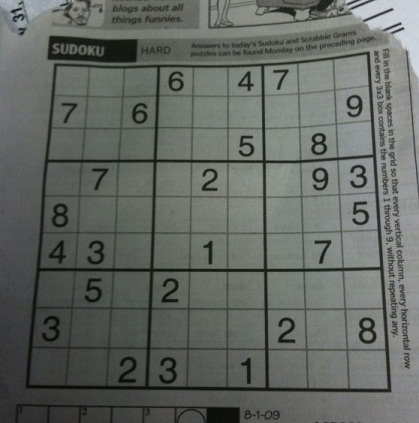
#> input picture sudoku-original.jpg, 419 x 423 px
$ python -i Digits_extractor.py   (imports and definitions only)   (older library calls are emulated)
#> lines starting #> are read from the running program, lines starting #| are printed output that depends on the picture; after the words box and inside, x2 and y2 are one past the last pixel; in counts of white or black regions, pixels touching at a corner belong together
import cv2
import operator
import numpy as np
from pytesseract import image_to_string


def _pre_process_image(img, skip_dilate=False):
    """Uses a blurring function, adaptive thresholding and dilation to expose the main features of an image."""

    # Gaussian blur with a kernal size (height, width) of 9.
    # Note that kernal sizes must be positive and odd and the kernel must be square.
    proc = cv2.GaussianBlur(img.copy(), (9, 9), 0)

    # Adaptive threshold using 11 nearest neighbour pixels
    proc = cv2.adaptiveThreshold(proc, 255, cv2.ADAPTIVE_THRESH_GAUSSIAN_C, cv2.THRESH_BINARY, 11, 2)

    # Invert colours, so gridlines have non-zero pixel values.
    # Necessary to dilate the image, otherwise will look like erosion instead.
    proc = cv2.bitwise_not(proc, proc)

    if not skip_dilate:
        # Dilate the image to increase the size of the grid lines.
        kernel = np.array([[0., 1., 0.], [1., 1., 1.], [0., 1., 0.]], np.uint8)
        proc = cv2.dilate(proc, kernel)

    return proc


def _find_corners_of_largest_polygon(img):
    """Finds the 4 extreme corners of the largest contour in the image."""
    _, contours, h = cv2.findContours(img.copy(), cv2.RETR_EXTERNAL, cv2.CHAIN_APPROX_SIMPLE)  # Find contours
    contours = sorted(contours, key=cv2.contourArea, reverse=True)  # Sort by area, descending
    polygon = contours[0]  # Largest image

    # Use of `operator.itemgetter` with `max` and `min` allows us to get the index of the point
    # Each point is an array of 1 coordinate, hence the [0] getter, then [0] or [1] used to get x and y respectively.

    # Bottom-right point has the largest (x + y) value
    # Top-left has point smallest (x + y) value
    # Bottom-left point has smallest (x - y) value
    # Top-right point has largest (x - y) value
    bottom_right, _ = max(enumerate([pt[0][0] + pt[0][1] for pt in polygon]), key=operator.itemgetter(1))
    top_left, _ = min(enumerate([pt[0][0] + pt[0][1] for pt in polygon]), key=operator.itemgetter(1))
    bottom_left, _ = min(enumerate([pt[0][0] - pt[0][1] for pt in polygon]), key=operator.itemgetter(1))
    top_right, _ = max(enumerate([pt[0][0] - pt[0][1] for pt in polygon]), key=operator.itemgetter(1))

    # Return an array of all 4 points using the indices
    # Each point is in its own array of one coordinate
    return [polygon[top_left][0], polygon[top_right][0], polygon[bottom_right][0], polygon[bottom_left][0]]


def _distance_between(p1, p2):
    """Returns the scalar distance between two points"""
    a = p2[0] - p1[0]
    b = p2[1] - p1[1]
    return np.sqrt((a ** 2) + (b ** 2))


def _crop_and_warp(img, crop_rect):
    """Crops and warps a rectangular section from an image into a square of similar size."""

    # Rectangle described by top left, top right, bottom right and bottom left points
    top_left, top_right, bottom_right, bottom_left = crop_rect[0], crop_rect[1], crop_rect[2], crop_rect[3]

    # Explicitly set the data type to float32 or `getPerspectiveTransform` will throw an error
    src = np.array([top_left, top_right, bottom_right, bottom_left], dtype='float32')

    # Get the longest side in the rectangle
    side = max([
        _distance_between(bottom_right, top_right),
        _distance_between(top_left, bottom_left),
        _distance_between(bottom_right, bottom_left),
        _distance_between(top_left, top_right)
    ])

    # Describe a square with side of the calculated length, this is the new perspective we want to warp to
    dst = np.array([[0, 0], [side - 1, 0], [side - 1, side - 1], [0, side - 1]], dtype='float32')

    # Gets the transformation matrix for skewing the image to fit a square by comparing the 4 before and after points
    m = cv2.getPerspectiveTransform(src, dst)

    # Performs the transformation on the original image
    return cv2.warpPerspective(img, m, (int(side), int(side)))


def _infer_grid(img):
    """Infers 81 cell grid from a square image."""
    squares = []
    side = img.shape[:1]
    side = side[0] / 9

    # Note that we swap j and i here so the rectangles are stored in the list reading left-right instead of top-down.
    for j in range(9):
        for i in range(9):
            p1 = (i * side, j * side)  # Top left corner of a bounding box
            p2 = ((i + 1) * side, (j + 1) * side)  # Bottom right corner of bounding box
            squares.append((p1, p2))
    return squares


def _cut_from_rect(img, rect):
    """Cuts a rectangle from an image using the top left and bottom right points."""
    return img[int(rect[0][1]):int(rect[1][1]), int(rect[0][0]):int(rect[1][0])]


def _scale_and_centre(img, size, margin=0, background=0):
    """Scales and centres an image onto a new background square."""
    h, w = img.shape[:2]

    def centre_pad(length):
        """Handles centering for a given length that may be odd or even."""
        if length % 2 == 0:
            side1 = int((size - length) / 2)
            side2 = side1
        else:
            side1 = int((size - length) / 2)
            side2 = side1 + 1
        return side1, side2

    def scale(r, x):
        return int(r * x)

    if h > w:
        t_pad = int(margin / 2)
        b_pad = t_pad
        ratio = (size - margin) / h
        w, h = scale(ratio, w), scale(ratio, h)
        l_pad, r_pad = centre_pad(w)
    else:
        l_pad = int(margin / 2)
        r_pad = l_pad
        ratio = (size - margin) / w
        w, h = scale(ratio, w), scale(ratio, h)
        t_pad, b_pad = centre_pad(h)

    img = cv2.resize(img, (w, h))
    img = cv2.copyMakeBorder(img, t_pad, b_pad, l_pad, r_pad, cv2.BORDER_CONSTANT, None, background)
    return cv2.resize(img, (size, size))


def _find_largest_feature(inp_img, scan_tl=None, scan_br=None):
    """
    Uses the fact the `floodFill` function returns a bounding box of the area it filled to find the biggest
    connected pixel structure in the image. Fills this structure in white, reducing the rest to black.
    """
    img = inp_img.copy()  # Copy the image, leaving the original untouched
    height, width = img.shape[:2]

    max_area = 0
    seed_point = (None, None)

    if scan_tl is None:
        scan_tl = [0, 0]

    if scan_br is None:
        scan_br = [width, height]

    # Loop through the image
    for x in range(scan_tl[0], scan_br[0]):
        for y in range(scan_tl[1], scan_br[1]):
            # Only operate on light or white squares
            if img.item(y, x) == 255 and x < width and y < height:  # Note that .item() appears to take input as y, x
                area = cv2.floodFill(img, None, (x, y), 64)
                if area[0] > max_area:  # Gets the maximum bound area which should be the grid
                    max_area = area[0]
                    seed_point = (x, y)

    # Colour everything grey (compensates for features outside of our middle scanning range
    for x in range(width):
        for y in range(height):
            if img.item(y, x) == 255 and x < width and y < height:
                cv2.floodFill(img, None, (x, y), 64)

    mask = np.zeros((height + 2, width + 2), np.uint8)  # Mask that is 2 pixels bigger than the image

    # Highlight the main feature
    if all([p is not None for p in seed_point]):
        cv2.floodFill(img, mask, seed_point, 255)

    top, bottom, left, right = height, 0, width, 0

    for x in range(width):
        for y in range(height):
            if img.item(y, x) == 64:  # Hide anything that isn't the main feature
                cv2.floodFill(img, mask, (x, y), 0)

            # Find the bounding parameters
            if img.item(y, x) == 255:
                top = y if y < top else top
                bottom = y if y > bottom else bottom
                left = x if x < left else left
                right = x if x > right else right

    bbox = [[left, top], [right, bottom]]
    return img, np.array(bbox, dtype='float32'), seed_point


def _extract_digit(img, rect, size):
    """Extracts a digit (if one exists) from a Sudoku square."""

    digit = _cut_from_rect(img, rect)  # Get the digit box from the whole square

    # Use fill feature finding to get the largest feature in middle of the box
    # Margin used to define an area in the middle we would expect to find a pixel belonging to the digit
    h, w = digit.shape[:2]
    margin = int(np.mean([h, w]) / 2.5)
    _, bbox, seed = _find_largest_feature(digit, [margin, margin], [w - margin, h - margin])
    digit = _cut_from_rect(digit, bbox)

    # Scale and pad the digit so that it fits a square of the digit size we're using for machine learning
    w = bbox[1][0] - bbox[0][0]
    h = bbox[1][1] - bbox[0][1]

    # Ignore any small bounding boxes
    if w > 0 and h > 0 and (w * h) > 100 and len(digit) > 0:
        return _scale_and_centre(digit, size, 4)
    else:
        return np.zeros((size, size), np.uint8)


def _get_digits(img, squares, size):
    """Extracts digits from their cells and builds an array"""
    digits = []
    img = _pre_process_image(img.copy(), skip_dilate=True)
    for square in squares:
        digits.append(_extract_digit(img, square, size))
    return digits


def parse_grid(path):
    """
    Grid parser that convert an image of a sudoku board to a list a images of the digits on the board

    Args:
        path (`str`): The path to the file

    Returns:
        `list`: The list of the digits as matrices representing the image of them.
    """
#> called with path = '../sudoku-original.jpg'
    original = cv2.imread(path, cv2.IMREAD_GRAYSCALE)
#> original: shape (423, 419); min 5, max 218, mean 101.9
    if original is None:
        raise Exception("No file named %s"%path)

    processed = _pre_process_image(original)
#> in _pre_process_image, `proc = cv2.adaptiveThreshold(proc, 255, cv2.ADAPTIVE_THRESH_GAUSSIAN_C..`:
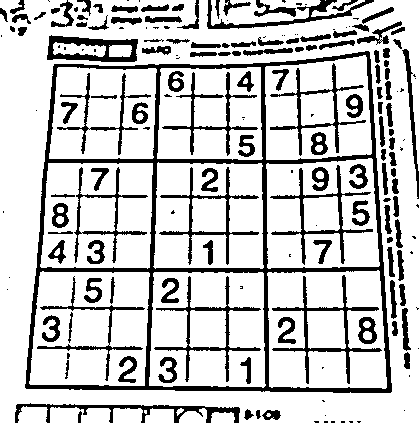
#> proc: shape (423, 419); 78.7% white; 189 black regions (65 under 20 px), largest, box (x1, y1, x2, y2) and area: (25, 51, 392, 393) 10968, (272, 275, 382, 384) 1391, (154, 276, 261, 382) 1255
#> in _pre_process_image, `proc = cv2.dilate(proc, kernel)`:
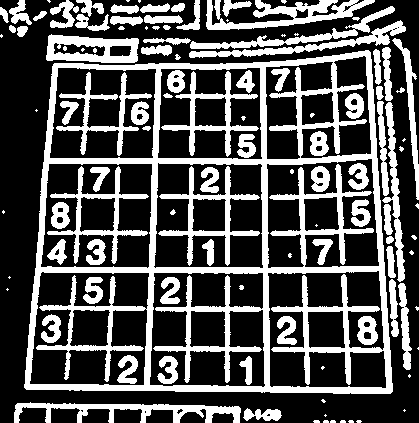
#> proc: shape (423, 419); 32.8% white; 114 white regions (39 under 20 px)

    corners = _find_corners_of_largest_polygon(processed)
#> in _find_corners_of_largest_polygon, `_, contours, h = cv2.findContours(img.copy(), cv2.RETR_EXTERNAL, cv2.C..`: contours = 71 contours, 35 with area under 20; largest, box (x1, y1, x2, y2) and area: (24, 50, 393, 394) 113088, (46, 34, 139, 63) 2106, (206, 0, 375, 30) 1880, (14, 402, 241, 423) 1633, (189, 20, 406, 58) 1274; h = 71 rows, first 6: [1, -1, -1, -1], [2, 0, -1, -1], [3, 1, -1, -1], [4, 2, -1, -1], [5, 3, -1, -1], [6, 4, -1, -1]
#> in _find_corners_of_largest_polygon, `polygon = contours[0]`: polygon = contour of 190 points, box (x1, y1, x2, y2) (24, 50, 393, 394), area 113088
#> in _find_corners_of_largest_polygon, `bottom_right, _ = max(enumerate([pt[0][0] + pt[0][1] for pt in polygon..`: bottom_right = 142
#> in _find_corners_of_largest_polygon, `top_left, _ = min(enumerate([pt[0][0] + pt[0][1] for pt in polygon]), ..`: top_left = 46
#> in _find_corners_of_largest_polygon, `bottom_left, _ = min(enumerate([pt[0][0] - pt[0][1] for pt in polygon]..`: bottom_left = 115
#> in _find_corners_of_largest_polygon, `top_right, _ = max(enumerate([pt[0][0] - pt[0][1] for pt in polygon]),..`: top_right = 188
#> corners = [[54, 63], [370, 52], [390, 393], [24, 387]]
    cropped = _crop_and_warp(original, corners)
#> in _crop_and_warp, `top_left, top_right, bottom_right, bottom_left = crop_rect[0], crop_re..`: top_left = [54, 63]; top_right = [370, 52]; bottom_right = [390, 393]; bottom_left = [24, 387]
#> in _crop_and_warp, `src = np.array([top_left, top_right, bottom_right, bottom_left], dtype..`: src = [[54, 63], [370, 52], [390, 393], [24, 387]]
#> in _distance_between, `a = p2[0] - p1[0]`: a = -20
#> in _distance_between, `b = p2[1] - p1[1]`: b = -341
#> in _crop_and_warp, `side = max([ _distance_between(bottom_right, top_right), _distance_bet..`: side = 366
#> in _crop_and_warp, `dst = np.array([[0, 0], [side - 1, 0], [side - 1, side - 1], [0, side ..`: dst = [[0, 0], [365, 0], [365, 365], [0, 365]]
#> in _crop_and_warp, `m = cv2.getPerspectiveTransform(src, dst)`: m = [[1.27, 0.117, -75.88], [0.0474, 1.36, -88.27], [0.000182, 0.000515, 1]]
#> in _crop_and_warp, `return cv2.warpPerspective(img, m, (int(side), int(side)))`:
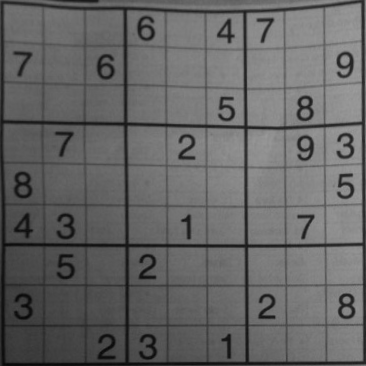
#> returned value: shape (366, 366); min 6, max 156, mean 101.1
    squares = _infer_grid(cropped)
#> squares = 81 items
    digits = _get_digits(cropped, squares, 28)
#> call 2 of _pre_process_image, with skip_dilate = True
#> in _pre_process_image (call 2), `proc = cv2.GaussianBlur(img.copy(), (9, 9), 0)`:
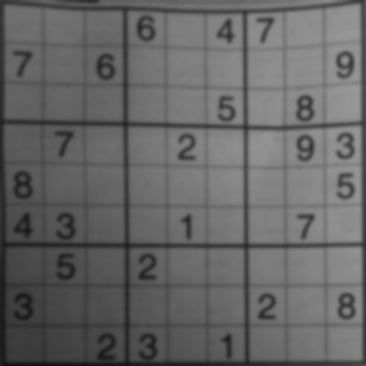
#> proc: shape (366, 366); min 16, max 152, mean 101
#> in _pre_process_image (call 2), `proc = cv2.adaptiveThreshold(proc, 255, cv2.ADAPTIVE_THRESH_GAUSSIAN_C..`:
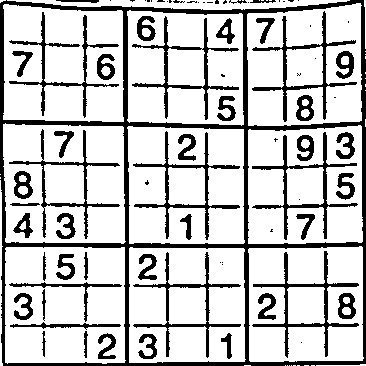
#> proc: shape (366, 366); 78.1% white; 80 black regions (33 under 20 px), largest, box (x1, y1, x2, y2) and area: (0, 0, 366, 366) 11509, (252, 251, 359, 358) 1341, (252, 11, 357, 122) 1339
#> the loop in _get_digits, `for square in squares:` made 81 passes
#> square on passes 1, 2, 3, 5, 8, 9, 11, 13: ((0, 0), (40.67, 40.67)), ((40.67, 0), (81.33, 40.67)), ((81.33, 0), (122, 40.67)), ((162.7, 0), (203.3, 40.67)), ((284.7, 0), (325.3, 40.67)), ((325.3, 0), (366, 40.67)), ((40.67, 40.67), (81.33, 81.33)), ((122, 40.67), (162.7, 81.33))
#> square on passes 38 to 43: ((40.67, 162.7), (81.33, 203.3)), ((81.33, 162.7), (122, 203.3)), ((122, 162.7), (162.7, 203.3)), ((162.7, 162.7), (203.3, 203.3)), ((203.3, 162.7), (244, 203.3)), ((244, 162.7), (284.7, 203.3))
#> pass 1, in _extract_digit, `digit = _cut_from_rect(img, rect)`:
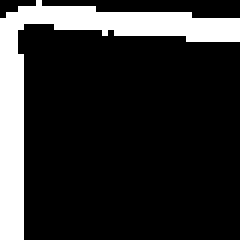
#> digit: shape (40, 40) (shown 6 times larger); 17.9% white; 1 white region, box (x1, y1, x2, y2) and area: (0, 0, 40, 40) 287
#> pass 3, in _extract_digit (call 3), `digit = _cut_from_rect(img, rect)`:
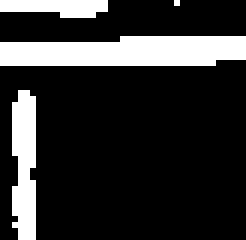
#> digit: shape (40, 41) (shown 6 times larger); 18.9% white; 4 white regions (1 under 20 px), largest, box (x1, y1, x2, y2) and area: (0, 6, 41, 11) 180, (2, 15, 6, 40) 87, (0, 0, 18, 3) 42
    return digits

def digits_to_board(digits):
    """
    Convert the extracted single digit image to a string

    Args:
        digits (`list`): A list of digits that are `ndarray`

    Returns:
        `ndarray`: The array of the extracted board
    """
    sudoku_board = []
    for digit in digits:
        text = image_to_string(digit, config='--psm 10 --oem 3 -c tessedit_char_whitelist=0123456789')
        sudoku_board.append(text)

    sudoku_board = np.array(sudoku_board).reshape((9,9))
    sudoku_board[sudoku_board == ''] = 0
    sudoku_board = sudoku_board.astype(int)
    return sudoku_board

def get_board(path):
    """
    A wrapper that simply take an image file and extract the sudoku board from it.

    Args:
        path (`str`): The path to the file

    Return:
        `ndarray`: The extracted sudoku board as a matrice
    """
    return digits_to_board(parse_grid(path))

>>> result = parse_grid('../sudoku-original.jpg')
